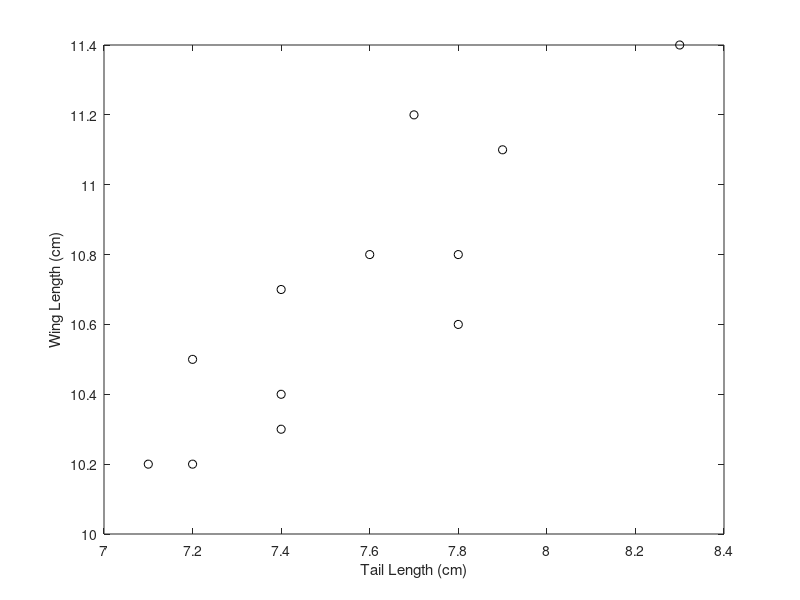

This chart was generated by the following MATLAB code:
Wing = [10.4 10.8 11.1 10.2 10.3 10.2 10.7 10.5 10.8 11.2 10.6 11.4];
Tail = [7.4 7.6 7.9 7.2 7.4 7.1 7.4 7.2 7.8 7.7 7.8 8.3]
figure
plot(Tail, Wing, 'ko');
xlabel('Tail Length (cm)');
ylabel('Wing Length (cm)');